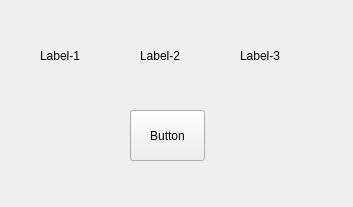
<?xml version="1.0" encoding="UTF-8"?>
<ui version="4.0">
 <class>MainWindow</class>
 <widget class="QMainWindow" name="MainWindow">
  <property name="geometry">
   <rect>
    <x>0</x>
    <y>0</y>
    <width>353</width>
    <height>207</height>
   </rect>
  </property>
  <property name="windowTitle">
   <string>MainWindow</string>
  </property>
  <widget class="QWidget" name="centralWidget">
   <widget class="QLabel" name="label">
    <property name="geometry">
     <rect>
      <x>40</x>
      <y>30</y>
      <width>71</width>
      <height>51</height>
     </rect>
    </property>
    <property name="text">
     <string>Label-1</string>
    </property>
   </widget>
   <widget class="QLabel" name="label_3">
    <property name="geometry">
     <rect>
      <x>240</x>
      <y>30</y>
      <width>71</width>
      <height>51</height>
     </rect>
    </property>
    <property name="text">
     <string>Label-3</string>
    </property>
   </widget>
   <widget class="QLabel" name="label_2">
    <property name="geometry">
     <rect>
      <x>140</x>
      <y>30</y>
      <width>71</width>
      <height>51</height>
     </rect>
    </property>
    <property name="text">
     <string>Label-2</string>
    </property>
   </widget>
   <widget class="QPushButton" name="pushButton">
    <property name="geometry">
     <rect>
      <x>130</x>
      <y>110</y>
      <width>75</width>
      <height>51</height>
     </rect>
    </property>
    <property name="text">
     <string>Button</string>
    </property>
   </widget>
  </widget>
 </widget>
 <layoutdefault spacing="6" margin="11"/>
 <resources/>
 <connections/>
</ui>
